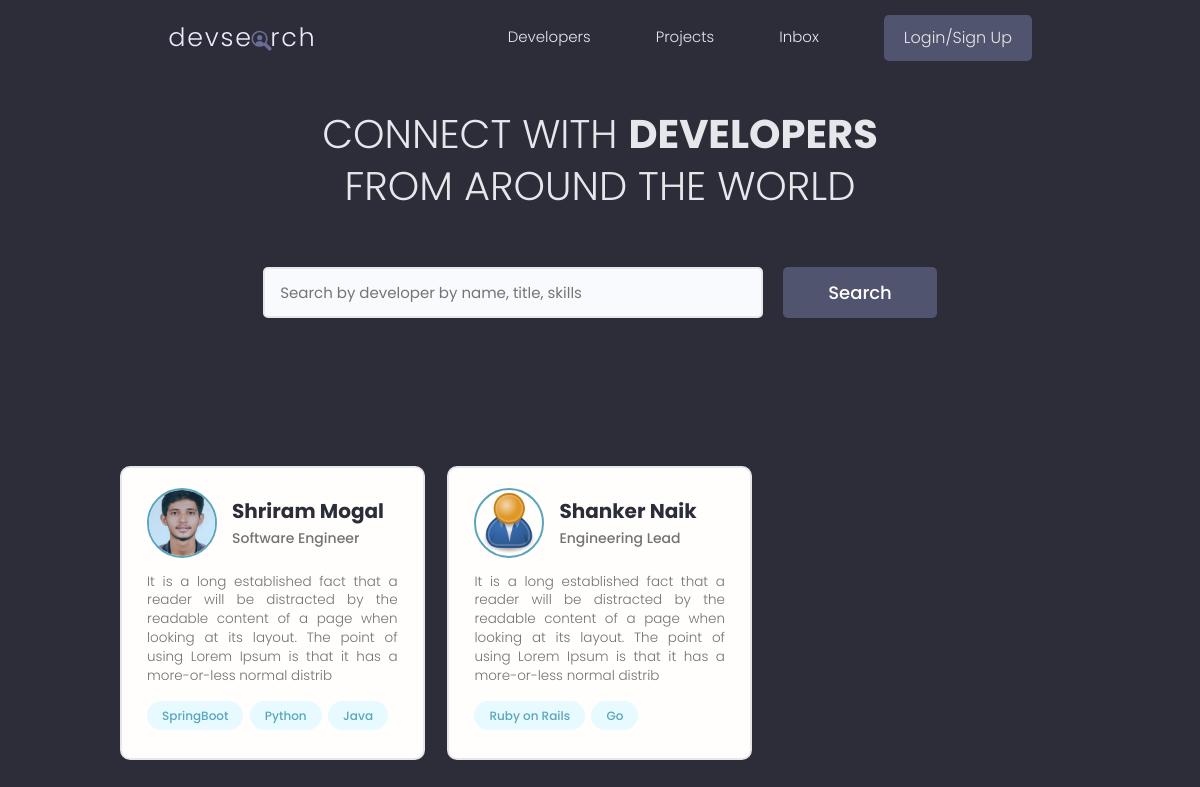
/, run on an earlier commit of the app's database.
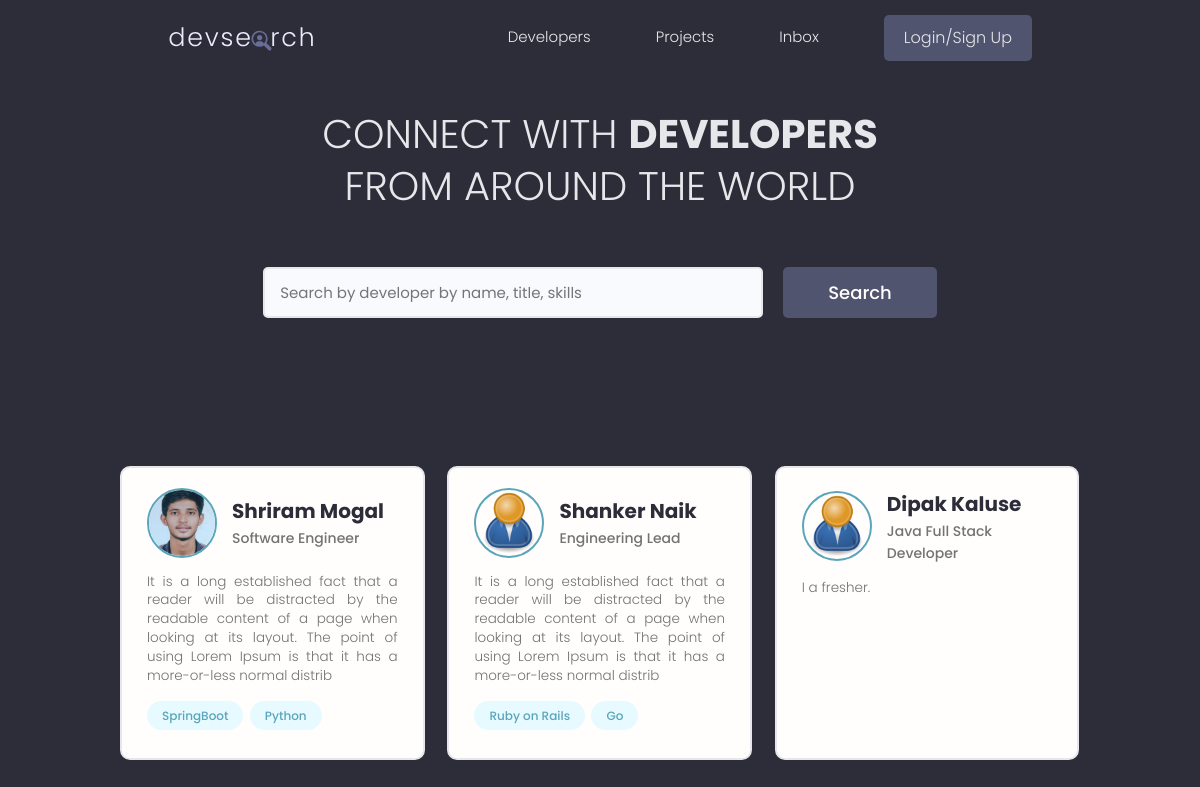
And on a later commit of the database.
### users/models.py (models this page shows, shortened)
class Profile(models.Model):
    user = models.OneToOneField(User, on_delete=models.CASCADE, blank=True, null=True)
    name = models.CharField(max_length=200, blank=True, null=True)
    username = models.CharField(max_length=200, blank=True, null=True)
    email = models.EmailField(max_length=500, blank=True, null=True)
    short_intro = models.CharField(max_length=500, blank=True,null=True)
    intro = models.TextField(max_length=500, blank=True,null=True)
    profile_image = models.ImageField(
        null = True, blank= True, upload_to = 'profiles/',default='profiles/user-default.png')
    location = models.CharField(max_length=200, blank=True, null=True)
    social_github = models.CharField(max_length=200, blank=True, null=True)
    social_twitter = models.CharField(max_length=200, blank=True, null=True)
    social_linkedin = models.CharField(max_length=200, blank=True, null=True)
    social_website = models.CharField(max_length=200, blank=True, null=True)
    social_stackoverflow = models.CharField(max_length=200, blank=True, null=True)
    created = models.DateTimeField(auto_now_add=True)
    id = models.UUIDField(default=uuid.uuid4, unique=True,
                                     primary_key=True, editable=False)
    class Meta:
        ordering = ["created"]

class Skill(models.Model):
    owner = models.ForeignKey(Profile, on_delete=models.CASCADE, blank=True, null=True)
    name = models.CharField(max_length=200, blank=True, null=True)
    description =  models.TextField(max_length=500, blank=True,null=True)
    created = models.DateTimeField(auto_now_add=True)
    id = models.UUIDField(default=uuid.uuid4, unique=True,
                                     primary_key=True, editable=False)
    def __str__(self) -> str:
        return str(self.name)

### users/views.py (the view)
# urls.py: path('', views.profiles, name="profiles"),
def profiles(request):
    profiles, search_query = searchProfiles(request)
    paginator, profiles, custom_range = paginateProfiles(request,profiles)
    context = {'profiles': profiles, "search_query": search_query, "query_set":profiles, "custom_range":custom_range, "paginator": paginator}
    return render(request,"users/profiles.html",context)

### users/utils.py (called while the page is built)
def searchProfiles(request):
    search_query = ""
    if request.GET.get("search_query"):
        search_query = request.GET.get("search_query")
    skills = Skill.objects.filter(name__icontains =search_query)
    profiles = Profile.objects.distinct().filter(Q(name__icontains=search_query) |
    Q(short_intro__icontains=search_query) |
    Q(skill__in=skills))
    return profiles, search_query

def paginateProfiles(request,profiles):
    page = request.GET.get('page')
    results = 9
    paginator = Paginator(profiles,results)
    try:
        profiles = paginator.page(page)
    except PageNotAnInteger:
        page=1
        profiles= paginator.page(page)
    except EmptyPage:
        page = paginator.num_pages
        profiles=paginator.page(page)
    left_index = int(page)-1
    if left_index<1:
        left_index=1
    right_index = int(page)+1
    if right_index> paginator.num_pages:
        right_index = paginator.num_pages
    custom_range =range(left_index, right_index+1)
    return paginator, profiles, custom_range

### users/templates/users/profiles.html (shortened to what this page needs)
{% extends 'main.html' %} {% block content %}
<main class="home">
    <section class="hero-section text-center">
      <div class="container container--narrow">
        <div class="hero-section__box">
          <h2>CONNECT WITH <span>DEVELOPERS</span></h2>
          <h2>FROM AROUND THE WORLD</h2>
        </div>
        <div class="hero-section__search">
          <form class="form" action="{% url 'profiles' %}" method="get" >
            <div class="form__field">
              <input class="input input--text" id="formInput#search" type="text" name="search_query"
                placeholder="Search by developer by name, title, skills"  value="{{search_query}}"/>
            </div>
            <input class="btn btn--sub btn--lg" type="submit" value="Search" />
          </form>
        </div>
      </div>
    </section>
    <section class="devlist">
      <div class="container">
        <div class="grid grid--three">
            {%for profile in profiles%}
          <div class="column card">
            <div class="dev">
              <a href="{% url 'user-profile' profile.id %}" class="card__body">
                <div class="dev__profile">
                  <img class="avatar avatar--md" src="{{profile.profile_image.url}}" alt="image" />
                  <div class="dev__meta">
                    <h3>{{profile.name}}</h3>
                    <h5>{{profile.short_intro}}</h5>
                  </div>
                </div>
                <p class="dev__info">
                  {{profile.intro|slice:"200"}}
                </p>
                <div class="dev__skills">
                    {% for skill in profile.skill_set.all|slice:"5"%}
                  <span class="tag tag--pill tag--main">
                    <small>{{skill}}</small>
                  </span>
                  {%endfor%}
                </div>
              </a>
            </div>
          </div>
{%endfor%}
        </div>
      </div>
    </section>
  </main>
{% endblock content %}

What changed in the data, as far as the page shows it:
removed Skill: name "Java", shown under Profile "Shriram Mogal"
added Profile: profile_image (placeholder picture), name "Dipak Kaluse", short_intro "Java Full Stack Developer", intro "I a fresher."
